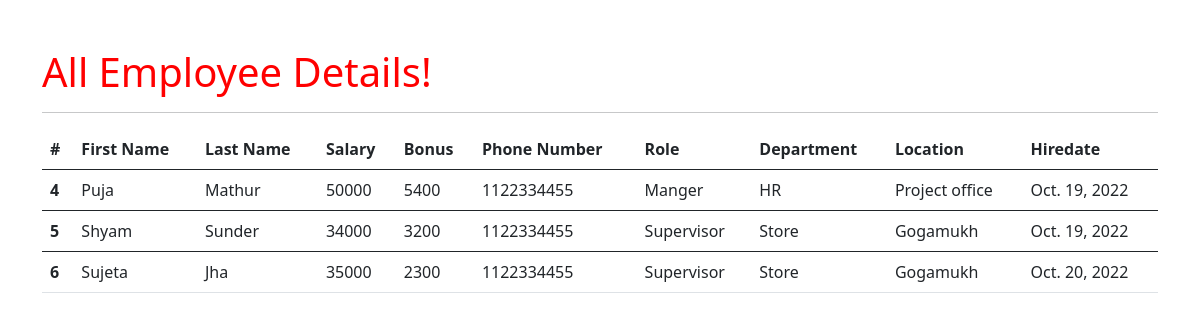
The app's page /all_emp with its own data.
### mains/models.py (models this page shows, shortened)
class Employee(models.Model):
    first_name = models.CharField(max_length=100, null=False)
    last_name = models.CharField(max_length=100)
    dept = models.ForeignKey(Department, on_delete=models.CASCADE)
    salary = models.IntegerField(default=0)
    bonus = models.IntegerField(default=0)
    role = models.ForeignKey(Role, on_delete=models.CASCADE)
    phone = models.IntegerField(default=0)
    hire_date = models.DateField()
    def __str__(self):
        return "%s %s - %s" %(self.first_name, self.last_name, self.phone)

class Role(models.Model):
    name = models.CharField(max_length=100, null=False)

class Department(models.Model):
    name = models.CharField(max_length=100,null=False)
    location = models.CharField(max_length=100)

### mains/views.py (the view)
# urls.py: path('all_emp', views.all_emp, name='all_emp'),
def all_emp(request):
   emps = Employee.objects.all()
   context = {
      'emps': emps
   }
   print(context)
   return render(request, 'mains/view_all_emp.html', context)

### mains/templates/mains/view_all_emp.html (shortened to what this page needs)
{% extends 'base.html' %}
{% load static %}
{% block content %}
<h1>All Employee Details!</h1>
      <hr>
     <table class="table table-hover">
  <thead>
    <tr>
      <th scope="col">#</th>
      <th scope="col">First Name</th>
      <th scope="col">Last Name</th>
      <th scope="col">Salary</th>
      <th scope="col">Bonus</th>
      <th scope="col">Phone Number</th>
      <th scope="col">Role</th>
      <th scope="col">Department</th>
      <th scope="col">Location</th>
      <th scope="col">Hiredate</th>
    </tr>
  </thead>
         {% for emp in emps %}
  <tbody>
    <tr>
      <th scope="row">{{emp.id}}</th>
      <td>{{emp.first_name}}</td>
      <td>{{emp.last_name}}</td>
      <td>{{emp.salary}}</td>
      <td>{{emp.bonus}}</td>
      <td>{{emp.phone}}</td>
      <td>{{emp.role.name}}</td>
      <td>{{emp.dept.name}}</td>
      <td>{{emp.dept.location}}</td>
      <td>{{emp.hire_date}}</td>
    </tr>
  </tbody>
         {% endfor %}
</table>
{% endblock content %}

### templates/base.html (shortened to what this page needs)
<!doctype html>
{% load static %}
<html lang="en">
  <head>
    <link href="https://cdn.jsdelivr.net/npm/bootstrap@5.0.2/dist/css/bootstrap.min.css" rel="stylesheet">
    <link rel="stylesheet" href="{% static 'style.css' %}">
<link rel="stylesheet" href="https://cdnjs.cloudflare.com/ajax/libs/font-awesome/6.0.0-beta2/css/all.min.css"
integrity="sha512-YWzhKL2whUzgiheMoBFwW8CKV4qpHQAEuvilg9FAn5VJUDwKZZxkJNuGM4XkWuk94WCrrwslk8yWNGmY1EduTA=="
crossorigin="anonymous" />
  </head>
  <body>
    <div class="container my-5">
      {% block content %}{% endblock content %}
    </div>
  </body>
</html>

### static/style.css (style rules this page uses)
h1 { color: red; }

### records on screen
Employee: id "4", first_name "Puja", last_name "Mathur", salary "50000", bonus "5400", phone "1122334455", role.name "Manger", dept.name "HR", dept.location "Project office", hire_date "Oct. 19, 2022"
Employee: id "5", first_name "Shyam", last_name "Sunder", salary "34000", bonus "3200", phone "1122334455", role.name "Supervisor", dept.name "Store", dept.location "Gogamukh", hire_date "Oct. 19, 2022"
Employee: id "6", first_name "Sujeta", last_name "Jha", salary "35000", bonus "2300", phone "1122334455", role.name "Supervisor", dept.name "Store", dept.location "Gogamukh", hire_date "Oct. 20, 2022"
